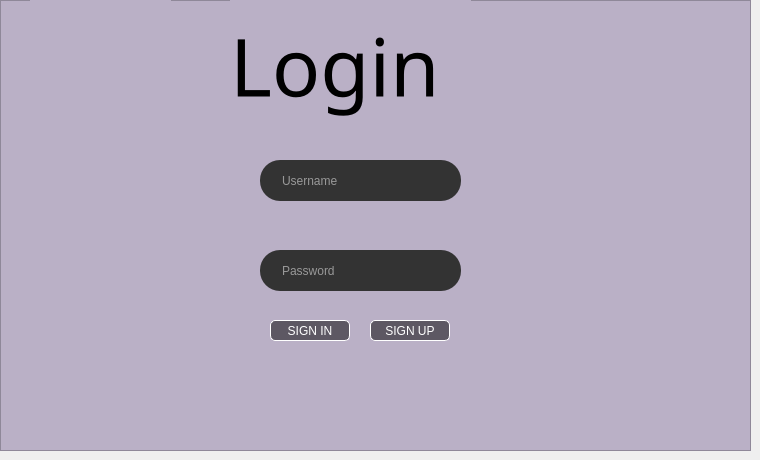
     <widget class="QWidget" name="Login">
      <widget class="QFrame" name="frame_2">
       <property name="geometry">
        <rect>
         <x>0</x>
         <y>0</y>
         <width>751</width>
         <height>451</height>
        </rect>
       </property>
       <property name="styleSheet">
        <string notr="true">background:#BAB0C6;</string>
       </property>
       <property name="frameShape">
        <enum>QFrame::StyledPanel</enum>
       </property>
       <property name="frameShadow">
        <enum>QFrame::Raised</enum>
       </property>
       <widget class="QLabel" name="label">
        <property name="geometry">
         <rect>
          <x>230</x>
          <y>0</y>
          <width>241</width>
          <height>131</height>
         </rect>
        </property>
        <property name="font">
         <font>
          <family>Bauhaus 93</family>
          <pointsize>60</pointsize>
          <weight>50</weight>
          <italic>false</italic>
          <bold>false</bold>
         </font>
        </property>
        <property name="styleSheet">
         <string notr="true">font: 60pt &quot;Bauhaus 93&quot;;

</string>
        </property>
        <property name="text">
         <string>Login</string>
        </property>
       </widget>
       <widget class="QLineEdit" name="usernameBox">
        <property name="geometry">
         <rect>
          <x>260</x>
          <y>160</y>
          <width>201</width>
          <height>41</height>
         </rect>
        </property>
        <property name="palette">
         <palette>
          <active>
           <colorrole role="WindowText">
            <brush brushstyle="SolidPattern">
             <color alpha="255">
              <red>254</red>
              <green>254</green>
              <blue>254</blue>
             </color>
            </brush>
           </colorrole>
           <colorrole role="Button">
            <brush brushstyle="SolidPattern">
             <color alpha="255">
              <red>51</red>
              <green>51</green>
              <blue>51</blue>
             </color>
            </brush>
           </colorrole>
           <colorrole role="Text">
            <brush brushstyle="SolidPattern">
             <color alpha="255">
              <red>254</red>
              <green>254</green>
              <blue>254</blue>
             </color>
            </brush>
           </colorrole>
           <colorrole role="ButtonText">
            <brush brushstyle="SolidPattern">
             <color alpha="255">
              <red>254</red>
              <green>254</green>
              <blue>254</blue>
             </color>
            </brush>
           </colorrole>
           <colorrole role="Base">
            <brush brushstyle="SolidPattern">
             <color alpha="255">
              <red>51</red>
              <green>51</green>
              <blue>51</blue>
             </color>
            </brush>
           </colorrole>
           <colorrole role="Window">
            <brush brushstyle="SolidPattern">
             <color alpha="255">
              <red>51</red>
              <green>51</green>
              <blue>51</blue>
             </color>
            </brush>
           </colorrole>
           <colorrole role="PlaceholderText">
            <brush brushstyle="NoBrush">
             <color alpha="128">
              <red>254</red>
              <green>254</green>
              <blue>254</blue>
             </color>
            </brush>
           </colorrole>
          </active>
          <inactive>
           <colorrole role="WindowText">
            <brush brushstyle="SolidPattern">
             <color alpha="255">
              <red>254</red>
              <green>254</green>
              <blue>254</blue>
             </color>
            </brush>
           </colorrole>
           <colorrole role="Button">
            <brush brushstyle="SolidPattern">
             <color alpha="255">
              <red>51</red>
              <green>51</green>
              <blue>51</blue>
             </color>
            </brush>
           </colorrole>
           <colorrole role="Text">
            <brush brushstyle="SolidPattern">
             <color alpha="255">
              <red>254</red>
              <green>254</green>
              <blue>254</blue>
             </color>
            </brush>
           </colorrole>
           <colorrole role="ButtonText">
            <brush brushstyle="SolidPattern">
             <color alpha="255">
              <red>254</red>
              <green>254</green>
              <blue>254</blue>
             </color>
            </brush>
           </colorrole>
           <colorrole role="Base">
            <brush brushstyle="SolidPattern">
             <color alpha="255">
              <red>51</red>
              <green>51</green>
              <blue>51</blue>
             </color>
            </brush>
           </colorrole>
           <colorrole role="Window">
            <brush brushstyle="SolidPattern">
             <color alpha="255">
              <red>51</red>
              <green>51</green>
              <blue>51</blue>
             </color>
            </brush>
           </colorrole>
           <colorrole role="PlaceholderText">
            <brush brushstyle="NoBrush">
             <color alpha="128">
              <red>254</red>
              <green>254</green>
              <blue>254</blue>
             </color>
            </brush>
           </colorrole>
          </inactive>
          <disabled>
           <colorrole role="WindowText">
            <brush brushstyle="SolidPattern">
             <color alpha="255">
              <red>254</red>
              <green>254</green>
              <blue>254</blue>
             </color>
            </brush>
           </colorrole>
           <colorrole role="Button">
            <brush brushstyle="SolidPattern">
             <color alpha="255">
              <red>51</red>
              <green>51</green>
              <blue>51</blue>
             </color>
            </brush>
           </colorrole>
           <colorrole role="Text">
            <brush brushstyle="SolidPattern">
             <color alpha="255">
              <red>254</red>
              <green>254</green>
              <blue>254</blue>
             </color>
            </brush>
           </colorrole>
           <colorrole role="ButtonText">
            <brush brushstyle="SolidPattern">
             <color alpha="255">
              <red>254</red>
              <green>254</green>
              <blue>254</blue>
             </color>
            </brush>
           </colorrole>
           <colorrole role="Base">
            <brush brushstyle="SolidPattern">
             <color alpha="255">
              <red>51</red>
              <green>51</green>
              <blue>51</blue>
             </color>
            </brush>
           </colorrole>
           <colorrole role="Window">
            <brush brushstyle="SolidPattern">
             <color alpha="255">
              <red>51</red>
              <green>51</green>
              <blue>51</blue>
             </color>
            </brush>
           </colorrole>
           <colorrole role="PlaceholderText">
            <brush brushstyle="NoBrush">
             <color alpha="128">
              <red>254</red>
              <green>254</green>
              <blue>254</blue>
             </color>
            </brush>
           </colorrole>
          </disabled>
         </palette>
        </property>
        <property name="font">
         <font>
          <kerning>true</kerning>
         </font>
        </property>
        <property name="layoutDirection">
         <enum>Qt::LeftToRight</enum>
        </property>
        <property name="styleSheet">
         <string notr="true">padding-left: 20px;
padding-right: 20px;
border-radius: 20px;
background: #333;
color: #fefefe;</string>
        </property>
        <property name="text">
         <string/>
        </property>
        <property name="frame">
         <bool>false</bool>
        </property>
        <property name="cursorPosition">
         <number>0</number>
        </property>
        <property name="placeholderText">
         <string>Username</string>
        </property>
       </widget>
       <widget class="QLineEdit" name="passwordBox">
        <property name="geometry">
         <rect>
          <x>260</x>
          <y>250</y>
          <width>201</width>
          <height>41</height>
         </rect>
        </property>
        <property name="palette">
         <palette>
          <active>
           <colorrole role="WindowText">
            <brush brushstyle="SolidPattern">
             <color alpha="255">
              <red>254</red>
              <green>254</green>
              <blue>254</blue>
             </color>
            </brush>
           </colorrole>
           <colorrole role="Button">
            <brush brushstyle="SolidPattern">
             <color alpha="255">
              <red>51</red>
              <green>51</green>
              <blue>51</blue>
             </color>
            </brush>
           </colorrole>
           <colorrole role="Text">
            <brush brushstyle="SolidPattern">
             <color alpha="255">
              <red>254</red>
              <green>254</green>
              <blue>254</blue>
             </color>
            </brush>
           </colorrole>
           <colorrole role="ButtonText">
            <brush brushstyle="SolidPattern">
             <color alpha="255">
              <red>254</red>
              <green>254</green>
              <blue>254</blue>
             </color>
            </brush>
           </colorrole>
           <colorrole role="Base">
            <brush brushstyle="SolidPattern">
             <color alpha="255">
              <red>51</red>
              <green>51</green>
              <blue>51</blue>
             </color>
            </brush>
           </colorrole>
           <colorrole role="Window">
            <brush brushstyle="SolidPattern">
             <color alpha="255">
              <red>51</red>
              <green>51</green>
              <blue>51</blue>
             </color>
            </brush>
           </colorrole>
           <colorrole role="PlaceholderText">
            <brush brushstyle="NoBrush">
             <color alpha="128">
              <red>254</red>
              <green>254</green>
              <blue>254</blue>
             </color>
            </brush>
           </colorrole>
          </active>
          <inactive>
           <colorrole role="WindowText">
            <brush brushstyle="SolidPattern">
             <color alpha="255">
              <red>254</red>
              <green>254</green>
              <blue>254</blue>
             </color>
            </brush>
           </colorrole>
           <colorrole role="Button">
            <brush brushstyle="SolidPattern">
             <color alpha="255">
              <red>51</red>
              <green>51</green>
              <blue>51</blue>
             </color>
            </brush>
           </colorrole>
           <colorrole role="Text">
            <brush brushstyle="SolidPattern">
             <color alpha="255">
              <red>254</red>
              <green>254</green>
              <blue>254</blue>
             </color>
            </brush>
           </colorrole>
           <colorrole role="ButtonText">
            <brush brushstyle="SolidPattern">
             <color alpha="255">
              <red>254</red>
              <green>254</green>
              <blue>254</blue>
             </color>
            </brush>
           </colorrole>
           <colorrole role="Base">
            <brush brushstyle="SolidPattern">
             <color alpha="255">
              <red>51</red>
              <green>51</green>
              <blue>51</blue>
             </color>
            </brush>
           </colorrole>
           <colorrole role="Window">
            <brush brushstyle="SolidPattern">
             <color alpha="255">
              <red>51</red>
              <green>51</green>
              <blue>51</blue>
             </color>
            </brush>
           </colorrole>
           <colorrole role="PlaceholderText">
            <brush brushstyle="NoBrush">
             <color alpha="128">
              <red>254</red>
              <green>254</green>
              <blue>254</blue>
             </color>
            </brush>
           </colorrole>
          </inactive>
          <disabled>
           <colorrole role="WindowText">
            <brush brushstyle="SolidPattern">
             <color alpha="255">
              <red>254</red>
              <green>254</green>
              <blue>254</blue>
             </color>
            </brush>
           </colorrole>
           <colorrole role="Button">
            <brush brushstyle="SolidPattern">
             <color alpha="255">
              <red>51</red>
              <green>51</green>
              <blue>51</blue>
             </color>
            </brush>
           </colorrole>
           <colorrole role="Text">
            <brush brushstyle="SolidPattern">
             <color alpha="255">
              <red>254</red>
              <green>254</green>
              <blue>254</blue>
             </color>
            </brush>
           </colorrole>
           <colorrole role="ButtonText">
            <brush brushstyle="SolidPattern">
             <color alpha="255">
              <red>254</red>
              <green>254</green>
              <blue>254</blue>
             </color>
            </brush>
           </colorrole>
           <colorrole role="Base">
            <brush brushstyle="SolidPattern">
             <color alpha="255">
              <red>51</red>
              <green>51</green>
              <blue>51</blue>
             </color>
            </brush>
           </colorrole>
           <colorrole role="Window">
            <brush brushstyle="SolidPattern">
             <color alpha="255">
              <red>51</red>
              <green>51</green>
              <blue>51</blue>
             </color>
            </brush>
           </colorrole>
           <colorrole role="PlaceholderText">
            <brush brushstyle="NoBrush">
             <color alpha="128">
              <red>254</red>
              <green>254</green>
              <blue>254</blue>
             </color>
            </brush>
           </colorrole>
          </disabled>
         </palette>
        </property>
        <property name="font">
         <font>
          <kerning>true</kerning>
         </font>
        </property>
        <property name="layoutDirection">
         <enum>Qt::LeftToRight</enum>
        </property>
        <property name="styleSheet">
         <string notr="true">padding-left: 20px;
padding-right: 20px;
border-radius: 20px;
background: #333;
color: #fefefe;</string>
        </property>
        <property name="inputMethodHints">
         <set>Qt::ImhNone</set>
        </property>
        <property name="inputMask">
         <string/>
        </property>
        <property name="text">
         <string/>
        </property>
        <property name="frame">
         <bool>false</bool>
        </property>
        <property name="cursorPosition">
         <number>0</number>
        </property>
        <property name="placeholderText">
         <string>Password</string>
        </property>
       </widget>
       <widget class="QPushButton" name="loginButton">
        <property name="geometry">
         <rect>
          <x>270</x>
          <y>320</y>
          <width>80</width>
          <height>21</height>
         </rect>
        </property>
        <property name="styleSheet">
         <string notr="true">QPushButton{
background-color:rgba(0,0,0,50%);
color:white;
border:1 solid white;
border-radius: 5px;
}
QPushButton:hover{
background-color:rgba(255,0,0,50%);
color:black;
}</string>
        </property>
        <property name="text">
         <string>SIGN IN</string>
        </property>
       </widget>
       <widget class="QPushButton" name="regButton">
        <property name="geometry">
         <rect>
          <x>370</x>
          <y>320</y>
          <width>80</width>
          <height>21</height>
         </rect>
        </property>
        <property name="styleSheet">
         <string notr="true">QPushButton{
background-color:rgba(0,0,0,50%);
color:white;
border:1 solid white;
border-radius: 5px;
}
QPushButton:hover{
background-color:rgba(255,0,0,50%);
color:black;
}</string>
        </property>
        <property name="text">
         <string>SIGN UP</string>
        </property>
       </widget>
       <widget class="QLabel" name="loginLabel">
        <property name="geometry">
         <rect>
          <x>60</x>
          <y>222</y>
          <width>267</width>
          <height>16</height>
         </rect>
        </property>
        <property name="styleSheet">
         <string notr="true">color: #fefefe;</string>
        </property>
        <property name="text">
         <string/>
        </property>
       </widget>
       <widget class="QLabel" name="label_7">
        <property name="geometry">
         <rect>
          <x>90</x>
          <y>80</y>
          <width>128</width>
          <height>128</height>
         </rect>
        </property>
        <property name="styleSheet">
         <string notr="true">border-radius: 64px;
background-image: url(:/user.png);</string>
        </property>
        <property name="text">
         <string/>
        </property>
       </widget>
       <widget class="QLabel" name="label_9">
        <property name="geometry">
         <rect>
          <x>30</x>
          <y>-30</y>
          <width>141</width>
          <height>181</height>
         </rect>
        </property>
        <property name="text">
         <string/>
        </property>
        <property name="pixmap">
         <pixmap resource="resources.qrc">:/new/prefix1/Resources/logo.png</pixmap>
        </property>
       </widget>
       <widget class="QLabel" name="cinema">
        <property name="geometry">
         <rect>
          <x>630</x>
          <y>30</y>
          <width>111</width>
          <height>81</height>
         </rect>
        </property>
        <property name="text">
         <string/>
        </property>
        <property name="pixmap">
         <pixmap resource="resources.qrc">:/new/prefix1/Resources/dddde.png</pixmap>
        </property>
       </widget>
       <zorder>cinema</zorder>
       <zorder>label</zorder>
       <zorder>usernameBox</zorder>
       <zorder>passwordBox</zorder>
       <zorder>loginButton</zorder>
       <zorder>regButton</zorder>
       <zorder>loginLabel</zorder>
       <zorder>label_7</zorder>
       <zorder>label_9</zorder>
      </widget>
     </widget>
